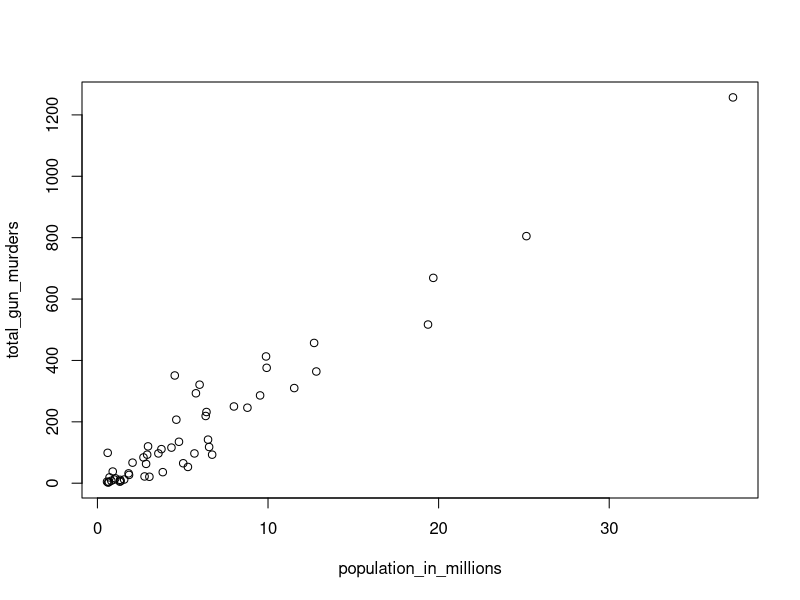

This figure's R source:
## ---- chunk 1
library(dplyr)
library(dslabs)
data(murders)
population_in_millions <- murders$population/10^6
total_gun_murders <- murders$total
plot(population_in_millions, total_gun_murders)
## ---- chunk 2
# Your code here
## ---- chunk 3
# Your code here
## ---- chunk 4
# Your code here
## ---- chunk 5
# Your code here
## ---- chunk 6
# Your code here
## ---- chunk 7
x <- 3
my_func <- function(y){
    x <- 5
    y+5
}
## ---- chunk 8
# Your code here
## ---- chunk 9
# Your code here
## ---- chunk 10
# Your code here
## ---- chunk 11
# Your code here
